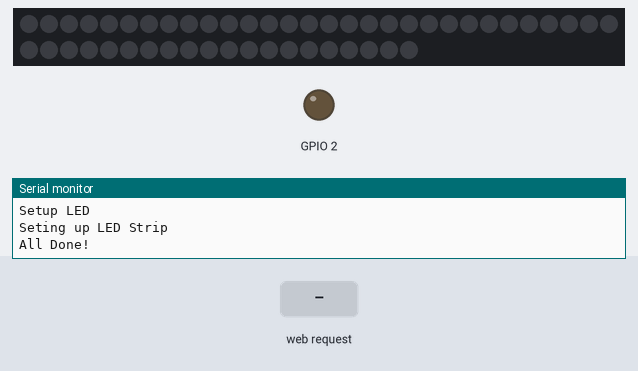
Bench run of a program on a simulated ESP32. Parts: 50 RGB LEDs in strip order, left to right, continuing on the next row, output pins drawn as LEDs (lit = HIGH), the last lines printed to the serial monitor. The test bench sets the inputs (shaded band). Storage starts empty; not simulated (calls return 0 or success): secrets.h.

Above: at 1.2 s.
1.3 s: HTTP request GET /cmd?led=on received
2.8 s: HTTP request GET /cmd?state=on received
At 3.6 s:
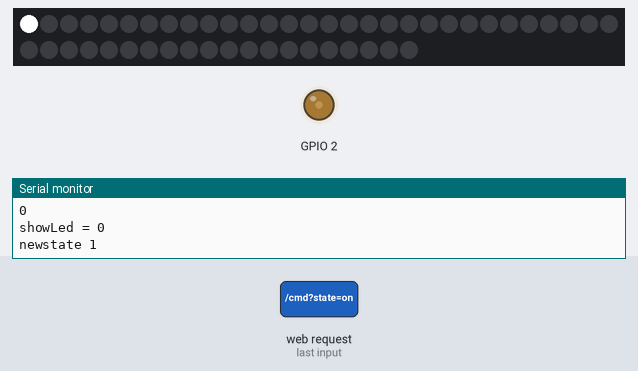
4.3 s: HTTP request GET /cmd?pwm=1 received
At 4.7 s:
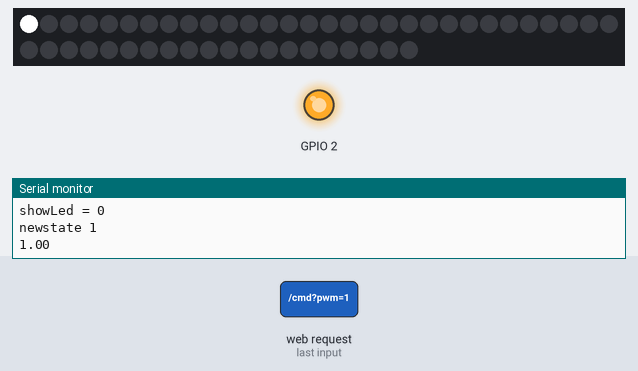
Timing chart, 0 to 7.3 s (numbered marks = the images above; inputs shaded):
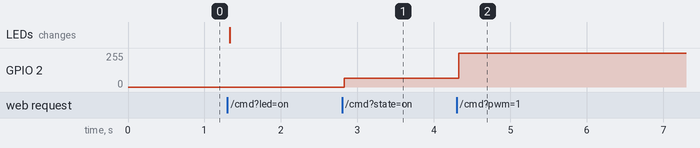

Measured:
- after the input at 2.8 s, GPIO 2: 0/255 → 64/255 at once
- after the input at 4.3 s, GPIO 2: 64/255 → 255/255 at once

The program:

main.cpp
```cpp
#include <Arduino.h>

// This code is extended from https://github.com/me-no-dev/ESPAsyncWebServer/blob/master/examples/CaptivePortal/CaptivePortal.ino


#include <DNSServer.h>
#include <WiFi.h>
#include <AsyncTCP.h>
#include "ESPAsyncWebServer.h"

#include "FS.h"
#include "SPIFFS.h"

#include "secrets.h"


#include <NeoPixelBus.h>

#define PIN 13
#define NUMPIXEL 50
// See https://github.com/Makuna/NeoPixelBus/wiki/ESP32-NeoMethods
// Four Channels are possible to achieve higher framerates.
#define PIXELCONFIG NeoPixelBus<NeoRgbFeature, NeoEsp32Rmt0800KbpsMethod>


PIXELCONFIG pixels(NUMPIXEL, PIN);

RgbColor black = {0,0,0};
RgbColor white = {255,255,255};

DNSServer dnsServer;
AsyncWebServer server(80);

// Globale Variablen
bool state = false;
bool newstate = state;

float pwm = 0.25;
float newpwm = pwm;

int showLed = -1;
int newShowLed = showLed;

class CaptiveRequestHandler : public AsyncWebHandler {
public:
  CaptiveRequestHandler() {}
  virtual ~CaptiveRequestHandler() {}

  bool canHandle(AsyncWebServerRequest *request){
    //request->addInterestingHeader("ANY");
    return true;
  }

  void handleRequest(AsyncWebServerRequest *request) {
    Serial.println("CaptiveRequestHander::handleRequest");
    request->send(SPIFFS, "/index.html");
  }
};

// From https://github.com/me-no-dev/ESPAsyncWebServer/tree/master#handlers-and-how-do-they-work

// Handlers are evaluated in the order they are attached to the server.

void setupServer(){

  server.on("/cmd", HTTP_GET, [] (AsyncWebServerRequest *request) {
      if (request->hasParam("state")) {
        newstate = (request->getParam("state")->value() == "on");
        Serial.print("newstate ");
        Serial.println(newstate);
      }
      if (request->hasParam("pwm")) {
        newpwm = atof(request->getParam("pwm")->value().c_str());
        Serial.println(newpwm);
        if (newpwm<0.0 || newpwm>1.0) {
          newpwm = pwm;
        }
      }
      if (request->hasParam("led")) {
        newShowLed = atoi(request->getParam("led")->value().c_str());
        Serial.println(newShowLed);
        if (newShowLed<-1 || newShowLed>=NUMPIXEL) {  // -1 means off
          newShowLed = showLed;
        }
      }
      request->send(200, "text/plain", "OK");
  });

  // Static files
  server.serveStatic("/index.html", SPIFFS, "/index.html");
  server.serveStatic("/led.js", SPIFFS, "/led.js");
  server.serveStatic("/led.css", SPIFFS, "/led.css");

}


// From https://techtutorialsx.com/2019/02/23/esp32-arduino-list-all-files-in-the-spiffs-file-system/
void showFiles() {
  Serial.println("Files on SPIFFS:\n");
  File root = SPIFFS.open("/");
  File file = root.openNextFile();
  while(file) {
      Serial.print("FILE: ");
      Serial.println(file.name());
      file = root.openNextFile();
  }
}

void setup(){
  //your other setup stuff...
  Serial.begin(115200);

  if(!SPIFFS.begin(true)){
    Serial.println("An Error has occurred while mounting SPIFFS");
  } else {
    Serial.println("mounted SPIFFS");
    showFiles();
  }


  Serial.println();
  Serial.println("Setting up AP Mode");
  WiFi.mode(WIFI_AP);
  WiFi.softAP(MY_SSID);
  Serial.print("AP IP address: ");Serial.println(WiFi.softAPIP());
  Serial.println("Setting up Async WebServer");
  setupServer();
  Serial.println("Starting DNS Server");
  dnsServer.start(53, "*", WiFi.softAPIP());
  server.addHandler(new CaptiveRequestHandler()).setFilter(ON_AP_FILTER);//only when requested from AP
  //more handlers...
  server.begin();

  Serial.println("Setup LED");
  ledcSetup(0, 500, 13);  // Kanal 0, 500 Hz, 13 Bits Auflösung (maximale Bittiefe hängt von der Frequenz ab)
  ledcAttachPin(BUILTIN_LED, 0); // PWM Generator für Pin 2 mit Kanal 0
  Serial.println("Seting up LED Strip");
  pixels.Begin();
  pixels.ClearTo(black);
  pixels.Show();
  Serial.println("All Done!");

}

void loop(){
  dnsServer.processNextRequest();
  if (state!=newstate || newpwm != pwm){
    state = newstate;
    pwm = newpwm;
    if (!state) {
      ledcWrite(0, 0);
    } else {
      ledcWrite(0, pwm*8191);
    }
  }
  if (newShowLed!=showLed) {
    showLed = newShowLed;
    pixels.ClearTo(black);
    if (showLed>=0) {
      pixels.SetPixelColor(showLed, white);
    }
    Serial.printf("showLed = %d\n", showLed);
    pixels.Show();
  }
}
```
